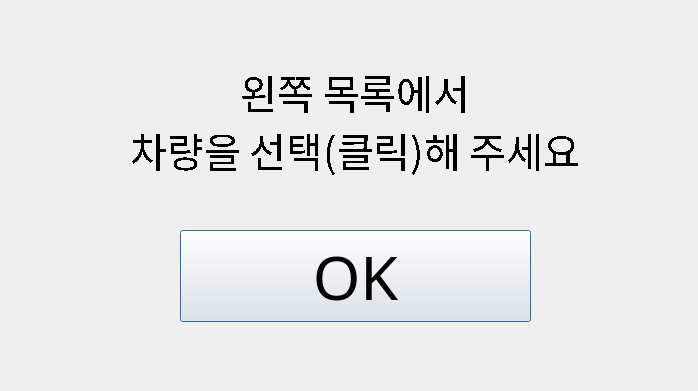
<?xml version="1.0" encoding="UTF-8"?>
<ui version="4.0">
 <class>Dialog</class>
 <widget class="QDialog" name="Dialog">
  <property name="geometry">
   <rect>
    <x>0</x>
    <y>0</y>
    <width>698</width>
    <height>391</height>
   </rect>
  </property>
  <property name="font">
   <font>
    <family>a고딕17</family>
   </font>
  </property>
  <property name="windowTitle">
   <string>Dialog</string>
  </property>
  <widget class="QDialogButtonBox" name="lidia">
   <property name="geometry">
    <rect>
     <x>180</x>
     <y>190</y>
     <width>351</width>
     <height>171</height>
    </rect>
   </property>
   <property name="font">
    <font>
     <family>a고딕17</family>
     <pointsize>46</pointsize>
    </font>
   </property>
   <property name="orientation">
    <enum>Qt::Vertical</enum>
   </property>
   <property name="standardButtons">
    <set>QDialogButtonBox::Ok</set>
   </property>
   <property name="centerButtons">
    <bool>true</bool>
   </property>
  </widget>
  <widget class="QLabel" name="label">
   <property name="geometry">
    <rect>
     <x>50</x>
     <y>30</y>
     <width>611</width>
     <height>181</height>
    </rect>
   </property>
   <property name="font">
    <font>
     <family>a고딕17</family>
     <pointsize>30</pointsize>
     <stylestrategy>NoAntialias</stylestrategy>
    </font>
   </property>
   <property name="text">
    <string>왼쪽 목록에서 &lt;br&gt; 차량을 선택(클릭)해 주세요</string>
   </property>
   <property name="alignment">
    <set>Qt::AlignCenter</set>
   </property>
  </widget>
 </widget>
 <resources/>
 <connections>
  <connection>
   <sender>lidia</sender>
   <signal>accepted()</signal>
   <receiver>Dialog</receiver>
   <slot>accept()</slot>
   <hints>
    <hint type="sourcelabel">
     <x>248</x>
     <y>254</y>
    </hint>
    <hint type="destinationlabel">
     <x>157</x>
     <y>274</y>
    </hint>
   </hints>
  </connection>
  <connection>
   <sender>lidia</sender>
   <signal>rejected()</signal>
   <receiver>Dialog</receiver>
   <slot>reject()</slot>
   <hints>
    <hint type="sourcelabel">
     <x>316</x>
     <y>260</y>
    </hint>
    <hint type="destinationlabel">
     <x>286</x>
     <y>274</y>
    </hint>
   </hints>
  </connection>
 </connections>
</ui>
